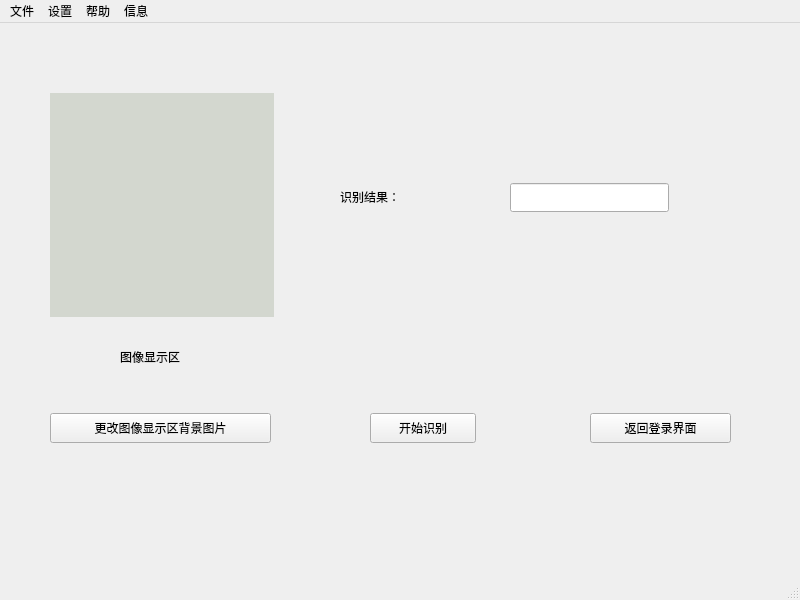
<?xml version="1.0" encoding="UTF-8"?>
<ui version="4.0">
 <class>MainWindow</class>
 <widget class="QMainWindow" name="MainWindow">
  <property name="geometry">
   <rect>
    <x>0</x>
    <y>0</y>
    <width>800</width>
    <height>600</height>
   </rect>
  </property>
  <property name="windowTitle">
   <string>MainWindow</string>
  </property>
  <property name="styleSheet">
   <string notr="true"/>
  </property>
  <widget class="QWidget" name="centralwidget">
   <widget class="QPushButton" name="pushButton___">
    <property name="geometry">
     <rect>
      <x>370</x>
      <y>390</y>
      <width>106</width>
      <height>30</height>
     </rect>
    </property>
    <property name="text">
     <string>开始识别</string>
    </property>
   </widget>
   <widget class="QLabel" name="label___2">
    <property name="geometry">
     <rect>
      <x>340</x>
      <y>160</y>
      <width>90</width>
      <height>27</height>
     </rect>
    </property>
    <property name="text">
     <string>识别结果：</string>
    </property>
   </widget>
   <widget class="QLineEdit" name="lineEdit___">
    <property name="geometry">
     <rect>
      <x>510</x>
      <y>160</y>
      <width>159</width>
      <height>29</height>
     </rect>
    </property>
    <property name="text">
     <string/>
    </property>
   </widget>
   <widget class="QLabel" name="label___">
    <property name="geometry">
     <rect>
      <x>50</x>
      <y>70</y>
      <width>224</width>
      <height>224</height>
     </rect>
    </property>
    <property name="styleSheet">
     <string notr="true">background-color:rgb(211, 215, 207) ;</string>
    </property>
    <property name="text">
     <string/>
    </property>
   </widget>
   <widget class="QLabel" name="label___3">
    <property name="geometry">
     <rect>
      <x>120</x>
      <y>320</y>
      <width>90</width>
      <height>27</height>
     </rect>
    </property>
    <property name="text">
     <string>图像显示区</string>
    </property>
   </widget>
   <widget class="QPushButton" name="pushButton___2">
    <property name="geometry">
     <rect>
      <x>590</x>
      <y>390</y>
      <width>141</width>
      <height>30</height>
     </rect>
    </property>
    <property name="text">
     <string>返回登录界面</string>
    </property>
   </widget>
   <widget class="QLabel" name="label___4">
    <property name="geometry">
     <rect>
      <x>0</x>
      <y>0</y>
      <width>800</width>
      <height>620</height>
     </rect>
    </property>
    <property name="text">
     <string/>
    </property>
   </widget>
   <widget class="QPushButton" name="pushButton___1">
    <property name="geometry">
     <rect>
      <x>50</x>
      <y>390</y>
      <width>221</width>
      <height>30</height>
     </rect>
    </property>
    <property name="text">
     <string>更改图像显示区背景图片</string>
    </property>
   </widget>
   <zorder>label___4</zorder>
   <zorder>label___2</zorder>
   <zorder>lineEdit___</zorder>
   <zorder>label___</zorder>
   <zorder>pushButton___</zorder>
   <zorder>label___3</zorder>
   <zorder>pushButton___2</zorder>
   <zorder>pushButton___1</zorder>
  </widget>
  <widget class="QMenuBar" name="menubar">
   <property name="geometry">
    <rect>
     <x>0</x>
     <y>0</y>
     <width>800</width>
     <height>32</height>
    </rect>
   </property>
   <widget class="QMenu" name="menuFiles">
    <property name="title">
     <string>文件</string>
    </property>
    <addaction name="actionOpen"/>
    <addaction name="action"/>
   </widget>
   <widget class="QMenu" name="menuSetting">
    <property name="title">
     <string>设置</string>
    </property>
    <widget class="QMenu" name="menu">
     <property name="title">
      <string>背景</string>
     </property>
     <addaction name="actionRed"/>
     <addaction name="actionGreen"/>
     <addaction name="actionBlack"/>
     <addaction name="actionGray"/>
     <addaction name="actionWhite"/>
    </widget>
    <widget class="QMenu" name="menu_3">
     <property name="title">
      <string>显示区背景颜色</string>
     </property>
     <addaction name="separator"/>
     <addaction name="separator"/>
     <addaction name="actionRed_2"/>
     <addaction name="actionGreen_2"/>
     <addaction name="actionGray_2"/>
     <addaction name="actionBlack_2"/>
     <addaction name="actionWhite_2"/>
    </widget>
    <addaction name="menu"/>
    <addaction name="action_8"/>
    <addaction name="separator"/>
    <addaction name="menu_3"/>
   </widget>
   <widget class="QMenu" name="menuHelp">
    <property name="title">
     <string>帮助</string>
    </property>
    <addaction name="action_4"/>
    <addaction name="action_5"/>
    <addaction name="action_6"/>
    <addaction name="action_7"/>
   </widget>
   <widget class="QMenu" name="menu_2">
    <property name="title">
     <string>信息</string>
    </property>
    <addaction name="action_3"/>
   </widget>
   <addaction name="menuFiles"/>
   <addaction name="menuSetting"/>
   <addaction name="menuHelp"/>
   <addaction name="menu_2"/>
  </widget>
  <widget class="QStatusBar" name="statusbar"/>
  <action name="actionOpen">
   <property name="text">
    <string>打开</string>
   </property>
  </action>
  <action name="action">
   <property name="text">
    <string>关闭</string>
   </property>
  </action>
  <action name="action_2">
   <property name="text">
    <string>退出</string>
   </property>
  </action>
  <action name="action_4">
   <property name="text">
    <string>关于软件</string>
   </property>
  </action>
  <action name="action_5">
   <property name="text">
    <string>帮助文档</string>
   </property>
  </action>
  <action name="action_6">
   <property name="text">
    <string>源代码</string>
   </property>
  </action>
  <action name="actionRed">
   <property name="text">
    <string>Red</string>
   </property>
  </action>
  <action name="actionGreen">
   <property name="text">
    <string>Green</string>
   </property>
  </action>
  <action name="actionBlack">
   <property name="text">
    <string>Black</string>
   </property>
  </action>
  <action name="actionGray">
   <property name="text">
    <string>Gray</string>
   </property>
  </action>
  <action name="action_7">
   <property name="text">
    <string>举报</string>
   </property>
  </action>
  <action name="action_8">
   <property name="text">
    <string>自定义背景</string>
   </property>
  </action>
  <action name="actionWhite">
   <property name="text">
    <string>White</string>
   </property>
  </action>
  <action name="action_3">
   <property name="text">
    <string>用户列表</string>
   </property>
  </action>
  <action name="actionRed_2">
   <property name="text">
    <string>Red</string>
   </property>
  </action>
  <action name="actionGreen_2">
   <property name="text">
    <string>Green</string>
   </property>
  </action>
  <action name="actionGray_2">
   <property name="text">
    <string>Gray</string>
   </property>
  </action>
  <action name="actionBlack_2">
   <property name="text">
    <string>Black</string>
   </property>
  </action>
  <action name="actionWhite_2">
   <property name="text">
    <string>White</string>
   </property>
  </action>
 </widget>
 <resources/>
 <connections/>
</ui>
